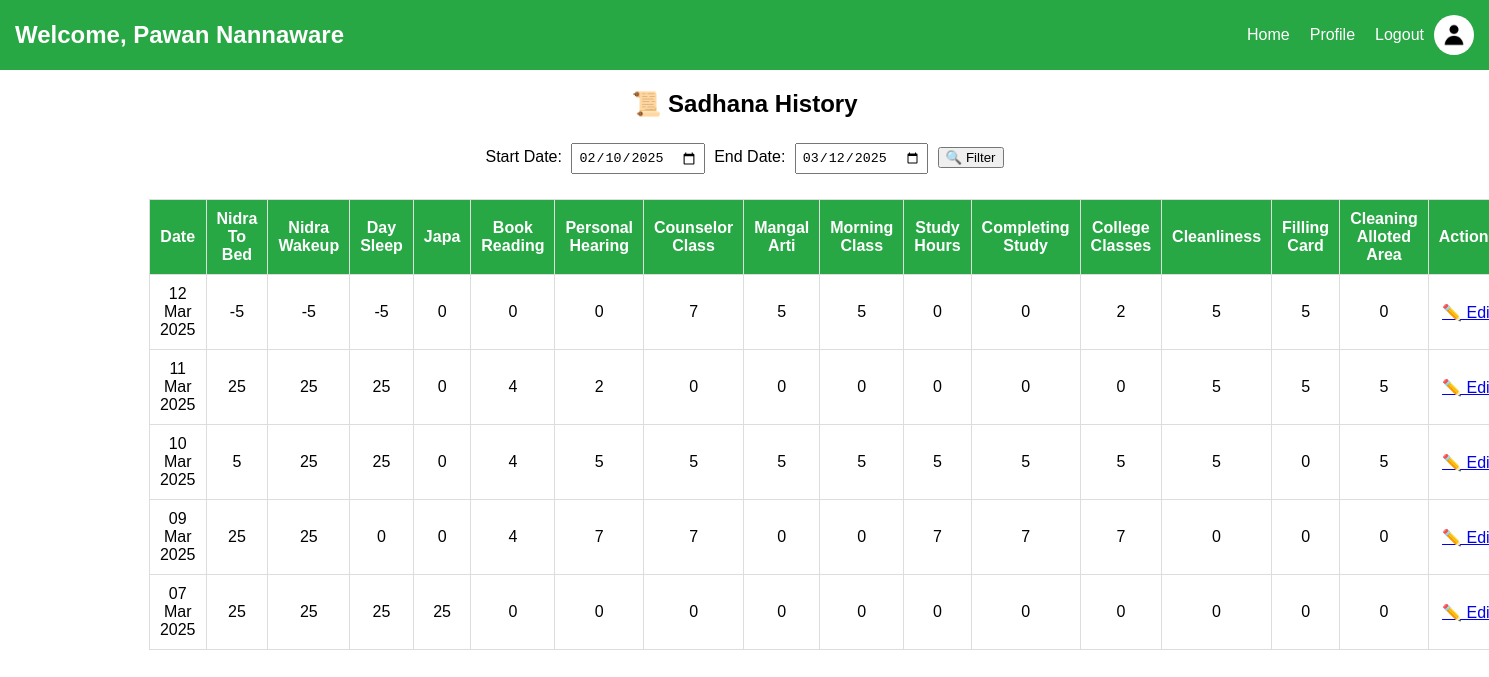
The page /history (signed in) on the database its author committed.
### app.py (models this page shows)
class User(db.Model):
    id = db.Column(db.Integer, primary_key=True)
    first_name = db.Column(db.String(50), nullable=False)
    last_name = db.Column(db.String(50), nullable=False)
    email = db.Column(db.String(100), unique=True, nullable=False)
    mobile = db.Column(db.String(15), unique=True, nullable=False)
    username = db.Column(db.String(50), unique=True, nullable=False)
    password = db.Column(db.String(255), nullable=False)
    gender = db.Column(db.String(10))
    dob = db.Column(db.String(10))
    address = db.Column(db.String(255))
    profile_picture = db.Column(db.String(255))
    security_question = db.Column(db.String(100))
    security_answer = db.Column(db.String(100))

class Sadhana(db.Model):
    id = db.Column(db.Integer, primary_key=True)
    user_id = db.Column(db.Integer, db.ForeignKey("user.id"), nullable=False)
    date = db.Column(db.Date, nullable=False, unique=True)  # Date of entry
    nidra_to_bed = db.Column(db.Integer, default=0)
    nidra_wakeup = db.Column(db.Integer, default=0)
    nidra_day_sleep = db.Column(db.Integer, default=0)
    japa = db.Column(db.Integer, default=0)
    pathan_books = db.Column(db.Integer, default=0)
    hearing = db.Column(db.Integer, default=0)
    counselor_class = db.Column(db.Integer, default=0)
    mangal_arati = db.Column(db.Integer, default=0)
    morning_class = db.Column(db.Integer, default=0)
    study_target = db.Column(db.Integer, default=0)
    college_class = db.Column(db.Integer, default=0)
    cleanliness = db.Column(db.Integer, default=0)
    sadhana_card_filled = db.Column(db.Integer, default=0)
    cleaning_alloted_area = db.Column(db.Integer, default=0)
    user = db.relationship("User", backref=db.backref("sadhana_records", lazy=True))

### app.py (the view)
@app.route("/history", methods=["GET", "POST"])
def history():
    if "user_id" not in session:
        return redirect(url_for("login"))
    user_id = session["user_id"]
    start_date = request.args.get("start_date", (date.today() - timedelta(days=30)).strftime("%Y-%m-%d"))
    end_date = request.args.get("end_date", date.today().strftime("%Y-%m-%d"))
    start_date = datetime.strptime(start_date, "%Y-%m-%d").date()
    end_date = datetime.strptime(end_date, "%Y-%m-%d").date()
    sadhana_entries = Sadhana.query.filter(Sadhana.user_id == user_id, Sadhana.date.between(start_date, end_date)).order_by(Sadhana.date.desc()).all()
    return render_template("history.html", sadhana_entries=sadhana_entries, start_date=start_date, end_date=end_date)

### app.py (called while the page is built)
@app.context_processor
def inject_user():
    user=None
    if "user_id" in session:
        user = User.query.get(session["user_id"])
    return dict(user=user,date=date)

@app.context_processor
def inject_utilities():
    return dict(timedelta=timedelta, date=date)

### templates/history.html (shortened to what this page needs)
<!DOCTYPE html>
<html lang="en">
<head>
    <link rel="stylesheet" type="text/css" href="{{ url_for('static', filename='style.css') }}">
</head>
<body>
    {% include 'navbar.html' %}
    <div class="history-container">
        <h2>📜 Sadhana History</h2>
        <div class="date-inputs">
            <label for="start_date">Start Date:</label>
            <input type="date" id="start_date" value="{{ start_date.strftime('%Y-%m-%d') }}">
            <label for="end_date">End Date:</label>
            <input type="date" id="end_date" value="{{ end_date.strftime('%Y-%m-%d') }}">
            <button onclick="filterHistory()">🔍 Filter</button>
        </div>
        <table>
            <thead>
                <tr>
                    <th>Date</th>
                    <th>Nidra To Bed</th>
                    <th>Nidra Wakeup</th>
                    <th>Day Sleep</th>
                    <th>Japa</th>
                    <th>Book Reading</th>
                    <th>Personal Hearing</th>
                    <th>Counselor Class</th>
                    <th>Mangal Arti</th>
                    <th>Morning Class</th>
                    <th>Study Hours</th>
                    <th>Completing Study</th>
                    <th>College Classes</th>
                    <th>Cleanliness</th>
                    <th>Filling Card</th>
                    <th>Cleaning Alloted Area</th>
                    <th>Actions</th>
                </tr>
            </thead>
            <tbody>
                {% for entry in sadhana_entries %}
                <tr>
                    <td>{{ entry.date.strftime('%d %b %Y') }}</td>
                    <td>{{ entry.nidra_to_bed }}</td>
                    <td>{{ entry.nidra_wakeup }}</td>
                    <td>{{ entry.nidra_day_sleep }}</td>
                    <td>{{ entry.japa }}</td>
                    <td>{{ entry.pathan_books }}</td>
                    <td>{{ entry.hearing }}</td>
                    <td>{{ entry.counselor_class }}</td>
                    <td>{{ entry.mangal_arati }}</td>
                    <td>{{ entry.morning_class }}</td>
                    <td>{{ entry.study_target }}</td>
                    <td>{{ entry.study_target }}</td>
                    <td>{{ entry.college_class }}</td>
                    <td>{{ entry.cleanliness }}</td>
                    <td>{{ entry.sadhana_card_filled }}</td>
                    <td>{{ entry.cleaning_alloted_area }}</td>
                    <td><a href="{{ url_for('filling_card', date=entry.date.strftime('%Y-%m-%d')) }}">✏️ Edit</a></td>
                </tr>
                {% endfor %}
            </tbody>
        </table>
    </div>
</body>
</html>

### templates/navbar.html (shortened to what this page needs)
<div class="navbar">
    {% if user %}
        <h2>Welcome, {{ user.first_name }} {{ user.last_name }}</h2>
    {% else %}
        <h2>Welcome, Guest</h2>
    {% endif %}
    <div class="nav-links">
        <a href="{{ url_for('home') }}">Home</a>
        <a href="{{ url_for('profile') }}">Profile</a>
        <a href="{{ url_for('logout') }}" class="logout">Logout</a>
        <div class="profile-container">
            {% if user and user.profile_picture %}
                <img src="{{ user.profile_picture }}" alt="Profile Pic" class="profile-pic" id="profilePic">
            {% else %}
                <img src="{{ url_for('static', filename='default_profile.png') }}" alt="Default Profile" class="profile-pic" id="profilePic">
            {% endif %}
        </div>
    </div>
</div>

### static/style.css (style rules this page uses)
body { font-family: Arial, sans-serif; margin: 0; padding: 0; }

### templates/history.html (style rules this page uses)
.history-container { width: 80%; margin: 20px auto; text-align: center; }
.date-inputs { margin-bottom: 20px; }
.date-inputs input { padding: 5px; margin: 5px; }
table { width: 100%; border-collapse: collapse; margin-top: 15px; }
th, td { padding: 10px; border: 1px solid #ddd; text-align: center; }
th { background-color: #28a745; color: white; }

### templates/navbar.html (style rules this page uses)
.navbar { background-color: #28a745; padding: 15px; display: flex; justify-content: space-between; align-items: center; color: white; }
.navbar h2 { margin: 0; }
.nav-links { display: flex; align-items: center; }
.nav-links a { color: white; text-decoration: none; margin-left: 20px; font-size: 16px; }
.profile-container { display: flex; align-items: center; }
.profile-pic { width: 40px; height: 40px; border-radius: 50%; margin-left: 10px; cursor: pointer; }

### rows shown on the page
User: first_name "Pawan", last_name "Nannaware"
Sadhana: date "12 Mar 2025", nidra_to_bed "-5", nidra_wakeup "-5", nidra_day_sleep "-5", japa "0", pathan_books "0", hearing "0", counselor_class "7", mangal_arati "5", morning_class "5", study_target "0", college_class "2", cleanliness "5", sadhana_card_filled "5", cleaning_alloted_area "0"
Sadhana: date "11 Mar 2025", nidra_to_bed "25", nidra_wakeup "25", nidra_day_sleep "25", japa "0", pathan_books "4", hearing "2", counselor_class "0", mangal_arati "0", morning_class "0", study_target "0", college_class "0", cleanliness "5", sadhana_card_filled "5", cleaning_alloted_area "5"
Sadhana: date "10 Mar 2025", nidra_to_bed "5", nidra_wakeup "25", nidra_day_sleep "25", japa "0", pathan_books "4", hearing "5", counselor_class "5", mangal_arati "5", morning_class "5", study_target "5", college_class "5", cleanliness "5", sadhana_card_filled "0", cleaning_alloted_area "5"
Sadhana: date "09 Mar 2025", nidra_to_bed "25", nidra_wakeup "25", nidra_day_sleep "0", japa "0", pathan_books "4", hearing "7", counselor_class "7", mangal_arati "0", morning_class "0", study_target "7", college_class "7", cleanliness "0", sadhana_card_filled "0", cleaning_alloted_area "0"
Sadhana: date "07 Mar 2025", nidra_to_bed "25", nidra_wakeup "25", nidra_day_sleep "25", japa "25", pathan_books "0", hearing "0", counselor_class "0", mangal_arati "0", morning_class "0", study_target "0", college_class "0", cleanliness "0", sadhana_card_filled "0", cleaning_alloted_area "0"
